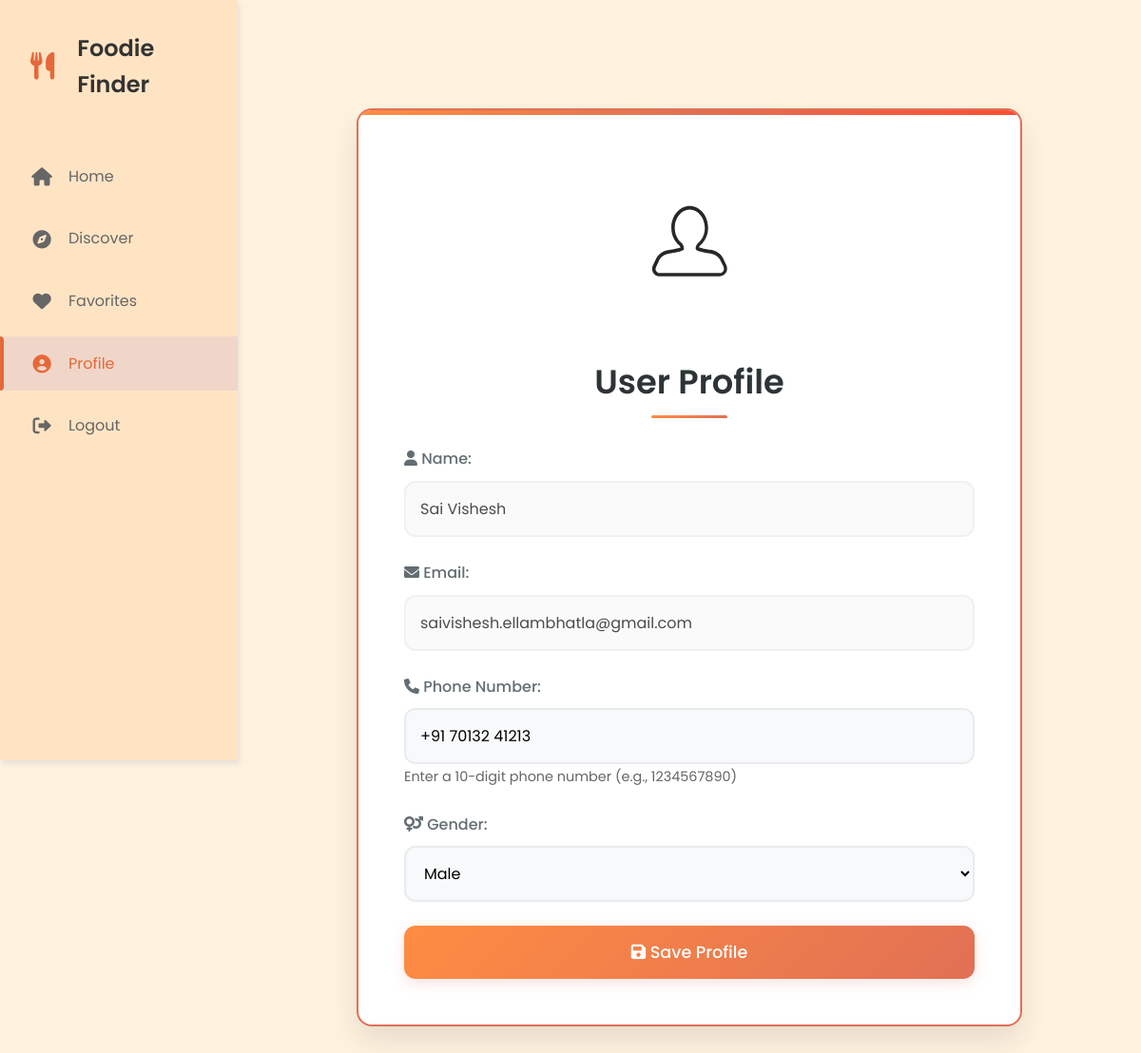
Page /profile (signed in) on the earlier database version.
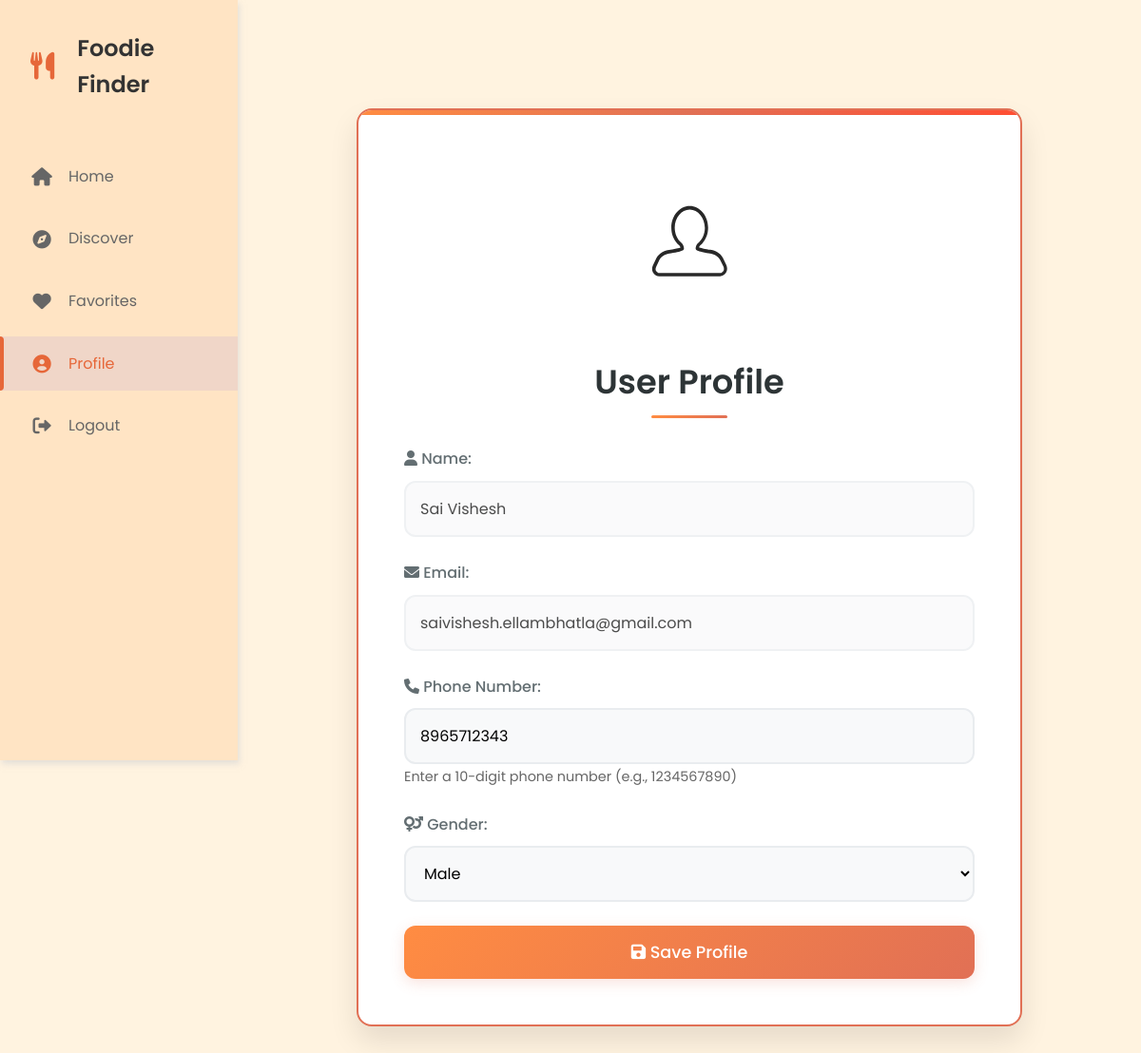
Same page on the later database version.
### my_flask_app/models.py (models this page shows, shortened)
class User(db.Model, UserMixin):
    id = db.Column(db.Integer,primary_key=True)
    name = db.Column(db.String(80),nullable=False) #make all these fields required in html
    email = db.Column(db.String(100),unique=True,nullable=False)
    password = db.Column(db.String(150),nullable=False)
    phone=db.Column(db.Integer)
    gender=db.Column(db.String(1))
    favourites = db.relationship('Favourite',backref='author',lazy=True)

### my_flask_app/main.py (the view)
@main.route('/profile')
@login_required
def profile():
    return render_template('profile.html', user=current_user)

### my_flask_app/templates/profile.html (shortened to what this page needs)
{% extends "base.html" %}
{% block content %}
    <div class="container">
        <div class="profile-container">
            <div class="profile-photo-container">
                <img src="{{ url_for('static', filename='images/user-profile.svg') }}" class="profile-photo">
            </div>
            <h2 class="text-center">User Profile</h2>
            <form action="/save_profile" method="POST">
                <div class="form-group">
                    <label><i class="fas fa-user"></i> Name:</label>
                    <input type="text" name="name" value="{{ user.name }}" readonly class="form-control">
                </div>
                <div class="form-group">
                    <label><i class="fas fa-envelope"></i> Email:</label>
                    <input type="email" name="email" value="{{ user.email }}" readonly class="form-control">
                </div>
                <div class="form-group">
                    <label><i class="fas fa-phone"></i> Phone Number:</label>
                    <input type="tel"
                            name="phone"
                            placeholder="Enter phone number"
                            value="{{ user.phone or '' }}"
                            pattern="[0-9]{10}"
                            title="Please enter a valid 10-digit phone number"
                            class="form-control">
                    <small class="form-text">Enter a 10-digit phone number (e.g., 1234567890)</small>
                </div>
                <div class="form-group">
                    <label><i class="fas fa-venus-mars"></i> Gender:</label>
                    <select name="gender" class="form-control">
                        <option value="Male" {% if user.gender == 'M' %}selected{% endif %}>Male</option>
                    </select>
                </div>
                <button type="submit" class="btn-primary">
                    <i class="fas fa-save"></i> Save Profile
                </button>
            </form>
        </div>
    </div>
{% endblock %}

### my_flask_app/templates/base.html (shortened to what this page needs)
<!DOCTYPE html>
<html lang="en">
<head>
    <link rel="stylesheet" href="https://cdnjs.cloudflare.com/ajax/libs/font-awesome/6.0.0/css/all.min.css">
    <link rel="stylesheet" href="../static/css/styles.css">
    <link rel="stylesheet" href="../static/css/sidebar.css">
</head>
<body>
    <div class="nav-sidebar">
        <div class="nav-logo">
            <i class="fas fa-utensils"></i>
            <span>Foodie Finder</span>
        </div>
        <ul class="nav-menu">
            <li class="nav-item">
                <a href="{{url_for('main.dish_finder')}}" class="nav-link">
                    <i class="fas fa-home"></i>
                    <span>Home</span>
                </a>
            </li>
            <li class="nav-item">
                <a href="{{url_for('main.discover')}}" class="nav-link">
                    <i class="fas fa-compass"></i>
                    <span>Discover</span>
                </a>
            </li>
            <li class="nav-item">
                <a href="{{url_for('main.favourites')}}" class="nav-link">
                    <i class="fas fa-heart"></i>
                    <span>Favorites</span>
                </a>
            </li>
            <li class="nav-item">
                <a href="{{url_for('main.profile')}}" class="nav-link">
                    <i class="fas fa-user-circle"></i>
                    <span>Profile</span>
                </a>
            </li>
            <li class="nav-item">
                <a href="{{url_for('auth.logout')}}" class="nav-link">
                    <i class="fas fa-sign-out-alt"></i>
                    <span>Logout</span>
                </a>
            </li>
        </ul>
    </div>
    <main class="main-content">
        {% block content %}{% endblock %}
    </main>
</body>
</html>

### my_flask_app/static/css/styles.css (style rules this page uses)
:root { --primary-color: #FF8C42; --secondary-color: #FF4E33; --accent-color: #FFA07A; --background-color: #FFF3E0; --card-bg: #ffffff; --text-color: #2d3436; --text-light: #636e72; --shadow: 0 8px 30px rgba(0, 0, 0, 0.08); --border-radius: 16px; --sidebar-width: 250px; }
* { margin: 0; padding: 0; box-sizing: border-box; font-family: 'Poppins', sans-serif; }
body { background-color: var(--background-color); color: var(--text-color); line-height: 1.6; min-height: 100vh; background-attachment: fixed; background-size: cover; background-position: center; display: flex; }
.main-content { margin-left: var(--sidebar-width); flex: 1; padding: 2rem; }
.container { max-width: 1200px; margin: 0 auto; padding: 2rem; }
.form-group { margin-bottom: 1.8rem; }
.form-group label { display: block; margin-bottom: 0.8rem; font-weight: 500; color: var(--text-color); font-size: 1.1rem; }
.form-control { width: 100%; padding: 1rem; border: 2px solid #e9ecef; border-radius: 12px; font-size: 1rem; transition: all 0.3s ease; background: #f8f9fa; }
.fa-utensils { margin-right: 0.5rem; color: var(--accent-color); }
select.form-control option { padding: 10px; }
.form-text { color: var(--text-light); font-size: 0.9rem; margin-top: 0.5rem; }
.profile-container { background: white; padding: 3rem; border-radius: var(--border-radius); box-shadow: 0 15px 30px rgba(0, 0, 0, 0.1); max-width: 700px; height: auto; width: 100%; margin: 50px auto; display: flex; flex-direction: column; justify-content: space-between; overflow: hidden; border: 2px solid #E17055; position: relative; }
.profile-container::before { content: ''; position: absolute; top: 0; left: 0; right: 0; height: 5px; background: linear-gradient(to right, #FF8C42, #E17055, #FF4E33); }
.profile-photo-container { position: relative; width: 180px; height: 180px; margin: 0 auto 30px; border-radius: 50%; overflow: hidden; display: flex; justify-content: center; align-items: center; background-color: transparent; border: none; box-shadow: none; transition: none; }
.profile-photo { width: 100%; height: 100%; object-fit: contain; margin: 0 auto; }
.profile-container h2 { color: #2D3436; text-align: center; margin-bottom: 30px; font-size: 2.2rem; font-weight: 600; position: relative; display: inline-block; padding-bottom: 10px; }
.profile-container h2:after { content: ""; position: absolute; bottom: 0; left: 50%; transform: translateX(-50%); width: 80px; height: 3px; background: linear-gradient(to right, #FF8C42, #E17055); border-radius: 10px; }
.form-group { margin-bottom: 25px; }
.form-group label { display: block; margin-bottom: 10px; color: #636e72; font-weight: 500; font-size: 1rem; transition: all 0.3s ease; }
.form-control { width: 100%; padding: 15px; border: 2px solid #e9ecef; border-radius: 12px; box-sizing: border-box; font-size: 1rem; transition: all 0.3s ease; background-color: #f8f9fa; }
.form-control[readonly] { background-color: #f8f9fa; opacity: 0.7; }
.btn-primary { background: linear-gradient(135deg, #FF8C42, #E17055); color: white; padding: 15px; border: none; border-radius: 12px; width: 100%; margin: 10px auto 0; font-size: 1.1rem; font-weight: 500; cursor: pointer; transition: all 0.3s ease; box-shadow: 0 4px 15px rgba(225, 112, 85, 0.2); text-align: center; display: block; }

Differences in the rows shown:
changed User "Sai Vishesh": phone "+91 70132 41213" → "8965712343"
